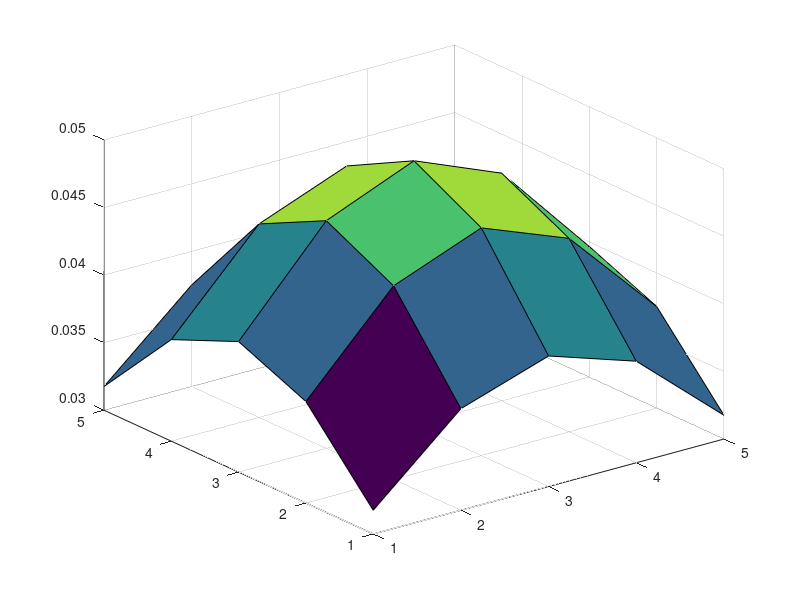

Recreate this plot in MATLAB. (Note: this script raises an error after producing the figure.)
pkg load image

k_size = 5;
sigma = 3;
image_path = "dol.jpeg";

kernel = fspecial("gaussian", k_size, sigma);
box_kernel = ones(5)./(5^2);

figure();
surf(kernel);

img = imread(image_path);
img_blur = imfilter(img, kernel);

figure();
imshow(img_blur);

figure();
imshow(img);

img_blur_box = imfilter(img, box_kernel);
figure();
imshow(img_blur_box);